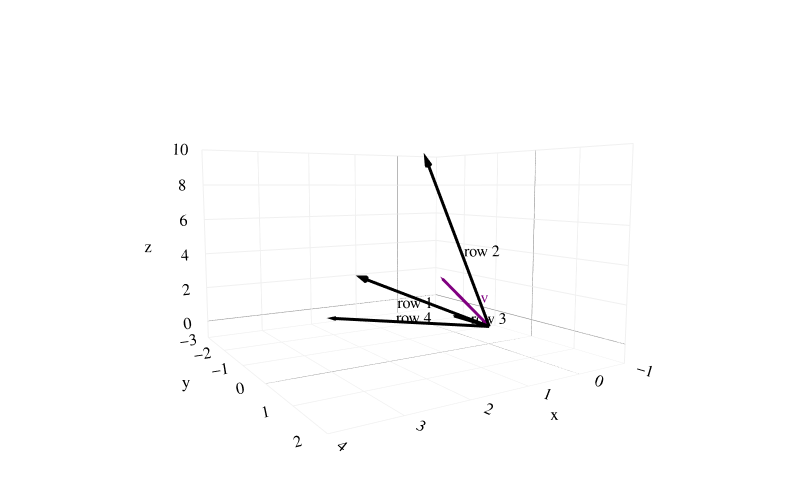

Notebook cell for this chart:
### Code cell
from utils import plot_vectors

plot_vectors([((3, 1, 4), 'black', 'row 1'), 
              ((2, 1, 9), 'black', 'row 2'), 
              ((0, -1, 0), 'black', 'row 3'),
              ((2, -2, 0), 'black', 'row 4'),
              ((1, 0, 3), 'purple', 'v')],
              vdeltax=0.8)

### Figure 1 — Plotly figure (JSON) as saved in the notebook; plotly's stock layout.template omitted (floating-point values rounded to 4 significant figures)
{"data": [{"line": {"color": "black", "width": 6}, "mode": "lines", "showlegend": false, "type": "scatter3d", "x": [0, 3], "y": [0, 1], "z": [0, 4]}, {"colorscale": [[0, "black"], [1, "black"]], "showlegend": false, "showscale": false, "sizemode": "raw", "sizeref": 0.6, "type": "cone", "u": [0.3], "v": [0.1], "w": [0.4], "x": [3], "y": [1], "z": [4]}, {"mode": "text", "showlegend": false, "text": ["row 1"], "textfont": {"color": "black", "family": "Avenir", "size": 16}, "textposition": "middle center", "type": "scatter3d", "x": [1.626], "y": [0.1205], "z": [2]}, {"line": {"color": "black", "width": 6}, "mode": "lines", "showlegend": false, "type": "scatter3d", "x": [0, 2], "y": [0, 1], "z": [0, 9]}, {"colorscale": [[0, "black"], [1, "black"]], "showlegend": false, "showscale": false, "sizemode": "raw", "sizeref": 0.6, "type": "cone", "u": [0.2], "v": [0.1], "w": [0.9], "x": [2], "y": [1], "z": [9]}, {"mode": "text", "showlegend": false, "text": ["row 2"], "textfont": {"color": "black", "family": "Avenir", "size": 16}, "textposition": "middle center", "type": "scatter3d", "x": [0.6095], "y": [0.5], "z": [4.587]}, {"line": {"color": "black", "width": 6}, "mode": "lines", "showlegend": false, "type": "scatter3d", "x": [0, 0], "y": [0, -1], "z": [0, 0]}, {"colorscale": [[0, "black"], [1, "black"]], "showlegend": false, "showscale": false, "sizemode": "raw", "sizeref": 0.6, "type": "cone", "u": [0], "v": [-0.1], "w": [0], "x": [0], "y": [-1], "z": [0]}, {"mode": "text", "showlegend": false, "text": ["row 3"], "textfont": {"color": "black", "family": "Avenir", "size": 16}, "textposition": "middle center", "type": "scatter3d", "x": [-0.4], "y": [-0.5], "z": [0]}, {"line": {"color": "black", "width": 6}, "mode": "lines", "showlegend": false, "type": "scatter3d", "x": [0, 2], "y": [0, -2], "z": [0, 0]}, {"colorscale": [[0, "black"], [1, "black"]], "showlegend": false, "showscale": false, "sizemode": "raw", "sizeref": 0.6, "type": "cone", "u": [0.2], "v": [-0.2], "w": [0], "x": [2], "y": [-2], "z": [0]}, {"mode": "text", "showlegend": false, "text": ["row 4"], "textfont": {"color": "black", "family": "Avenir", "size": 16}, "textposition": "middle center", "type": "scatter3d", "x": [0.7172], "y": [-1.283], "z": [0]}, {"line": {"color": "purple", "width": 6}, "mode": "lines", "showlegend": false, "type": "scatter3d", "x": [0, 1], "y": [0, 0], "z": [0, 3]}, {"colorscale": [[0, "purple"], [1, "purple"]], "showlegend": false, "showscale": false, "sizemode": "raw", "sizeref": 0.6, "type": "cone", "u": [0.1], "v": [0], "w": [0.3], "x": [1], "y": [0], "z": [3]}, {"mode": "text", "showlegend": false, "text": ["v"], "textfont": {"color": "purple", "family": "Avenir", "size": 16}, "textposition": "middle center", "type": "scatter3d", "x": [0.1205], "y": [0], "z": [1.626]}], "layout": {"font": {"color": "black", "family": "Avenir", "size": 14}, "height": 500, "margin": {"b": 0, "l": 0, "r": 0, "t": 0}, "paper_bgcolor": "white", "plot_bgcolor": "white", "scene": {"aspectratio": {"x": 1.2, "y": 1.2, "z": 0.8}, "bgcolor": "white", "camera": {"eye": {"x": 1.25, "y": 2, "z": 0.25}}, "xaxis": {"backgroundcolor": "white", "gridcolor": "#f0f0f0", "range": [-1, 4], "showbackground": true, "title": {"text": "x"}, "zerolinecolor": "gray"}, "yaxis": {"backgroundcolor": "white", "gridcolor": "#f0f0f0", "range": [-3, 2], "showbackground": true, "title": {"text": "y"}, "zerolinecolor": "gray"}, "zaxis": {"backgroundcolor": "white", "gridcolor": "#f0f0f0", "range": [-1, 10], "showbackground": true, "title": {"text": "z"}, "zerolinecolor": "gray"}}, "width": 800}}
